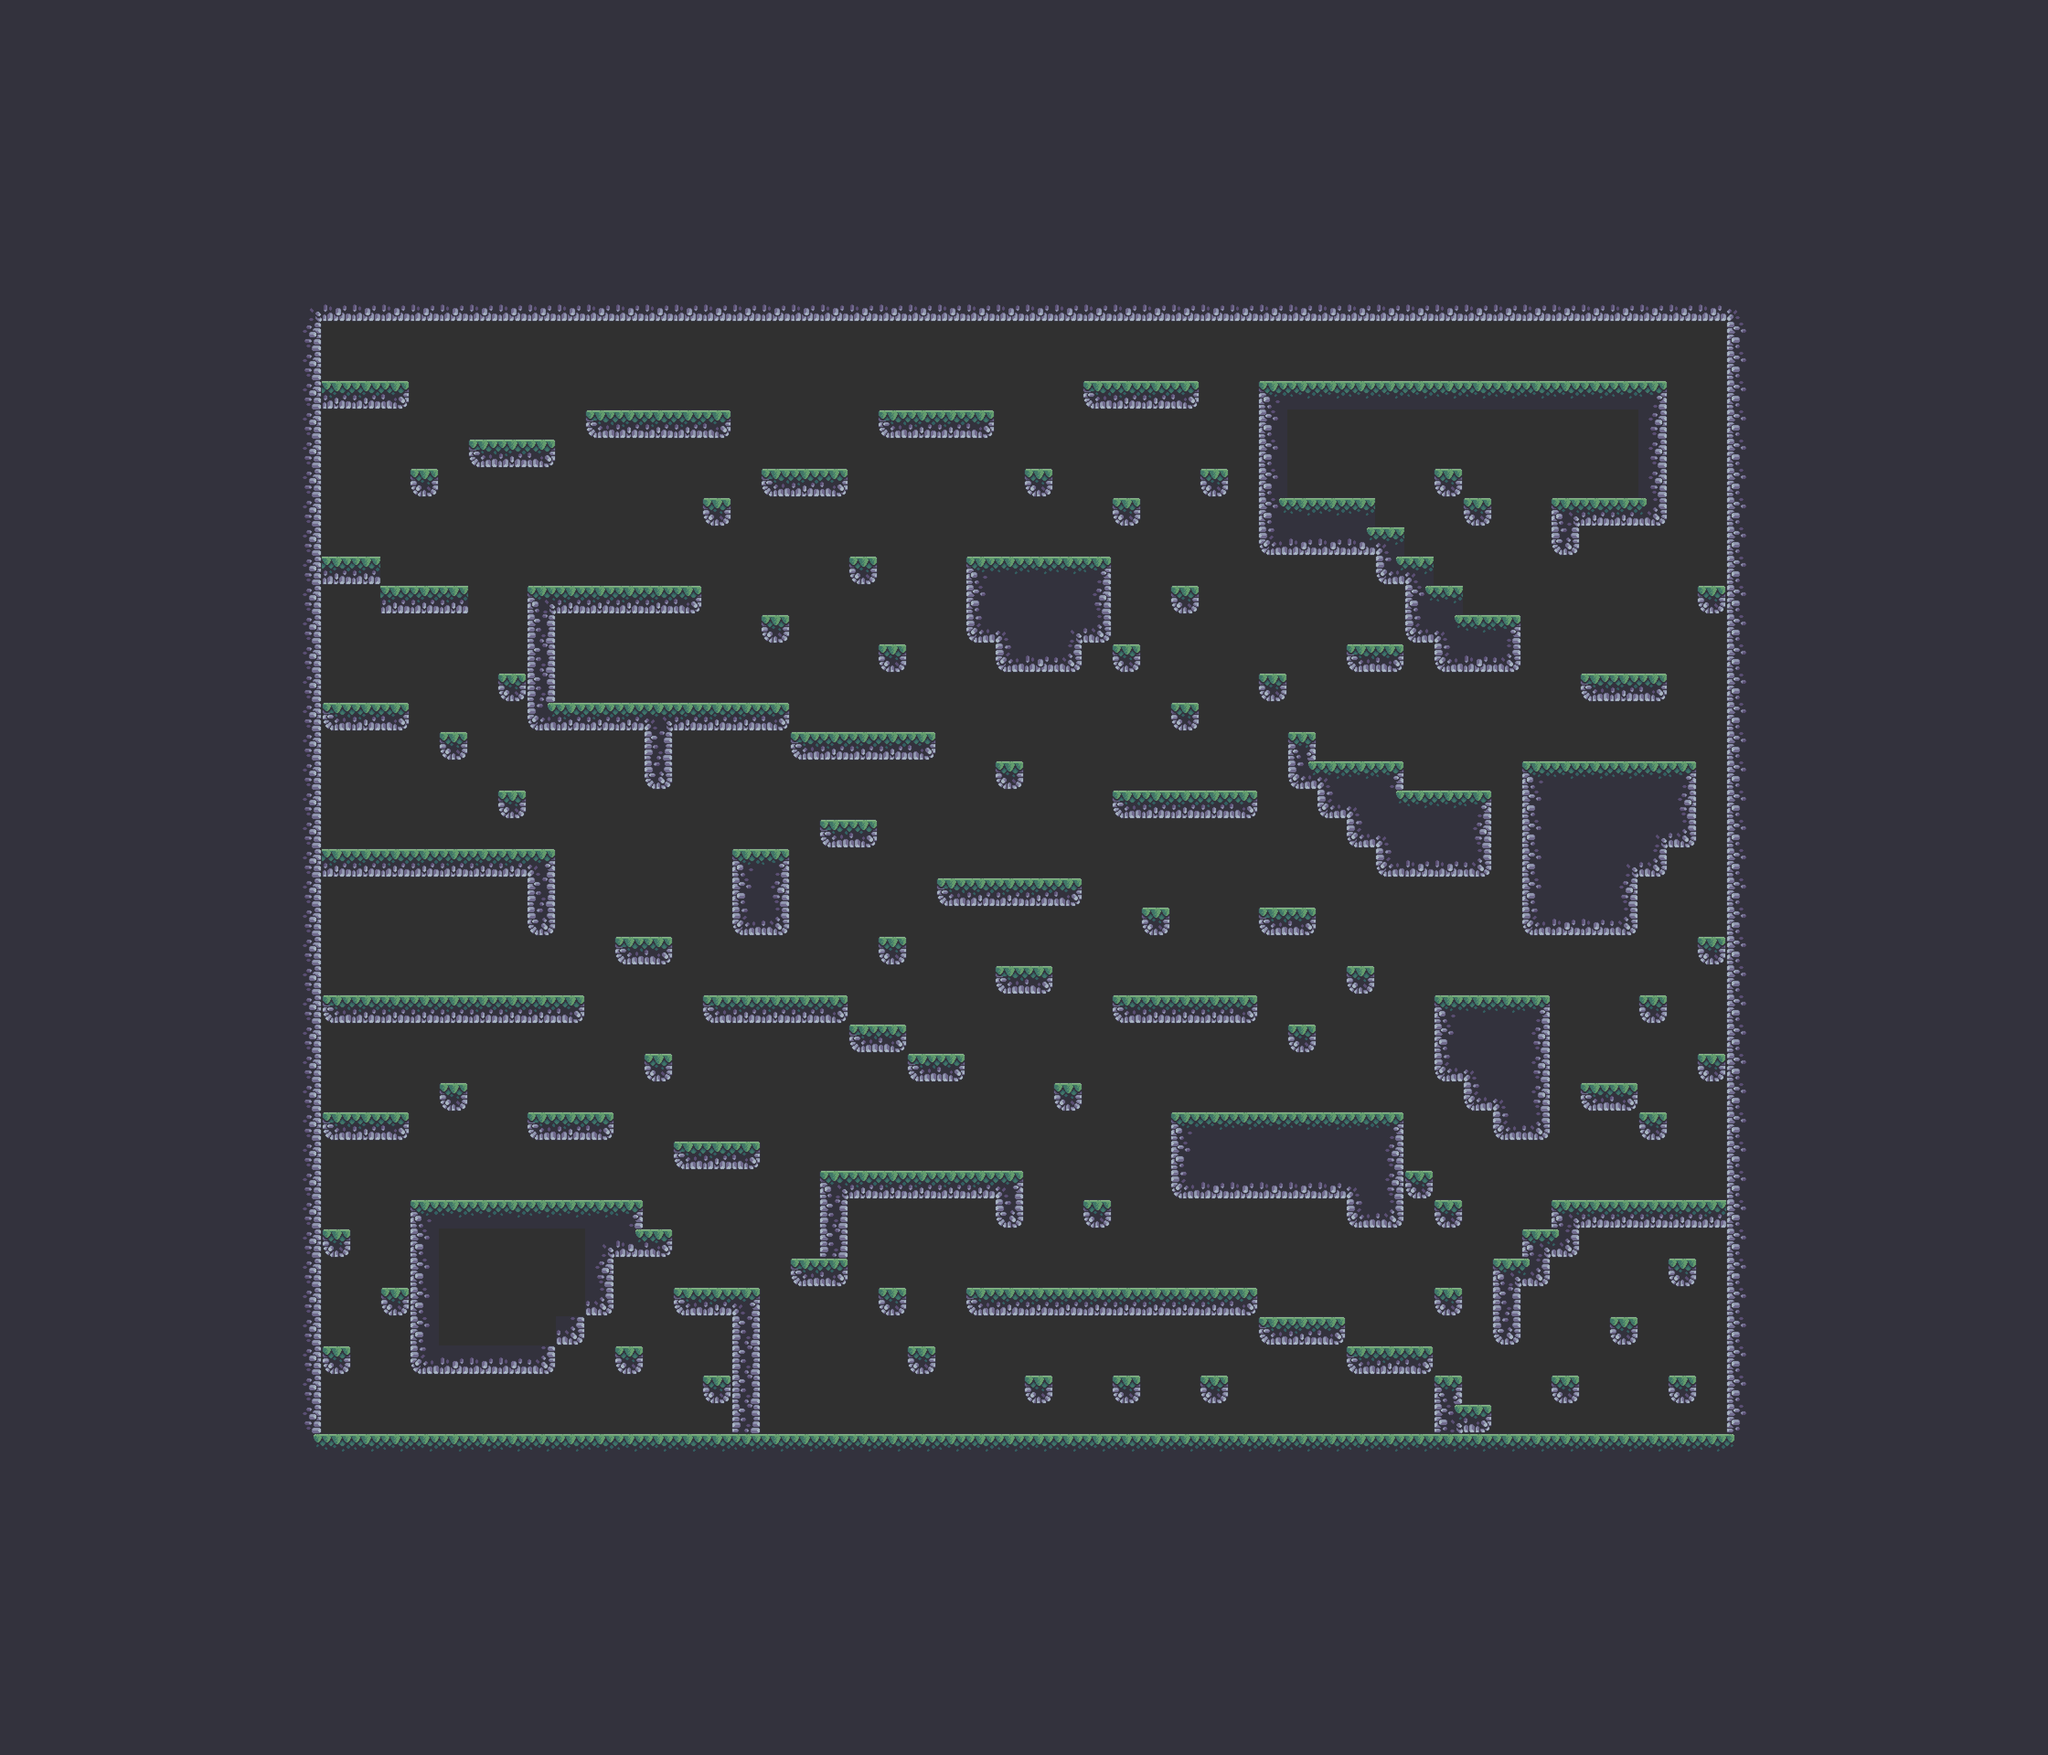

Rendered tile map (Tiled .tmx) drawn with the repository's tilesets; below, a short description and the map source with its tile grids summarised:
An orthogonal 70x60 tile map with 64x64 px tiles, 2 tile layers (Main, Decoration), 3 tilesets and 162 objects (126x Coin, 18x Worm, 13x Health_Potion, 3x Diamond, Player).

<map version="1.10" tiledversion="1.11.0" orientation="orthogonal" renderorder="right-down" width="70" height="60" tilewidth="64" tileheight="64" infinite="0" backgroundcolor="#303030" nextlayerid="4" nextobjectid="244">
 <tileset firstgid="1" source="../tilesets/tilemap.tsx" />
 <tileset firstgid="61" source="Terrain (64x64).tsx" />
 <tileset firstgid="146" source="pirate.tsx" />
 <layer id="1" name="Main" width="70" height="60">
  <data>[4200 cells, 2782 non-empty, 30 distinct tile ids]</data>
 </layer>
 <objectgroup id="2" name="Entities">
  <object id="1" name="Player" x="832" y="768">
   <point />
  </object>
  <object id="52" name="Coin" x="1280" y="832" width="64" height="64" />
  <object id="54" name="Coin" x="1408" y="832" width="64" height="64" />
  <object id="56" name="Coin" x="1536" y="832" width="64" height="64" />
  <object id="57" name="Coin" x="1920" y="832" width="64" height="64" />
  <object id="60" name="Coin" x="2112" y="832" width="64" height="64" />
  <object id="61" name="Coin" x="2368" y="768" width="64" height="64" />
  <object id="64" name="Coin" x="2560" y="768" width="64" height="64" />
  <object id="65" name="Coin" x="2752" y="768" width="64" height="64" />
  <object id="66" name="Coin" x="2880" y="768" width="64" height="64" />
  <object id="67" name="Coin" x="3008" y="704" width="64" height="64" />
  <object id="68" name="Coin" x="3136" y="704" width="64" height="64" />
  <object id="69" name="Coin" x="3200" y="704" width="64" height="64" />
  <object id="70" name="Coin" x="3328" y="704" width="64" height="64" />
  <object id="73" name="Coin" x="3456" y="768" width="64" height="64" />
  <object id="74" name="Coin" x="3584" y="768" width="64" height="64" />
  <object id="77" name="Coin" x="3712" y="1152" width="64" height="64" />
  <object id="78" name="Coin" x="3712" y="1216" width="64" height="64" />
  <object id="79" name="Coin" x="3392" y="1024" width="64" height="64" />
  <object id="80" name="Coin" x="3392" y="960" width="64" height="64" />
  <object id="81" name="Coin" x="3392" y="896" width="64" height="64" />
  <object id="82" name="Coin" x="3456" y="896" width="64" height="64" />
  <object id="83" name="Coin" x="3520" y="896" width="64" height="64" />
  <object id="84" name="Coin" x="3520" y="960" width="64" height="64" />
  <object id="85" name="Coin" x="3456" y="960" width="64" height="64" />
  <object id="86" name="Coin" x="3136" y="960" width="64" height="64" />
  <object id="87" name="Coin" x="3200" y="1024" width="64" height="64" />
  <object id="88" name="Coin" x="2816" y="896" width="64" height="64" />
  <object id="89" name="Coin" x="2880" y="896" width="64" height="64" />
  <object id="90" name="Coin" x="2944" y="896" width="64" height="64" />
  <object id="91" name="Coin" x="2944" y="960" width="64" height="64" />
  <object id="92" name="Coin" x="2880" y="960" width="64" height="64" />
  <object id="93" name="Coin" x="2816" y="960" width="64" height="64" />
  <object id="94" name="Coin" x="2944" y="1024" width="64" height="64" />
  <object id="95" name="Coin" x="3456" y="1024" width="64" height="64" />
  <object id="98" name="Coin" x="3520" y="1408" width="64" height="64" />
  <object id="99" name="Coin" x="1152" y="1216" width="64" height="64" />
  <object id="100" name="Coin" x="1280" y="1152" width="64" height="64" />
  <object id="101" name="Coin" x="1408" y="1216" width="64" height="64" />
  <object id="102" name="Coin" x="896" y="1216" width="64" height="64" />
  <object id="103" name="Coin" x="832" y="1216" width="64" height="64" />
  <object id="104" name="Coin" x="960" y="1216" width="64" height="64" />
  <object id="105" name="Coin" x="768" y="2048" width="64" height="64" />
  <object id="106" name="Coin" x="832" y="1984" width="64" height="64" />
  <object id="107" name="Coin" x="704" y="2112" width="64" height="64" />
  <object id="110" name="Coin" x="832" y="2112" width="64" height="64" />
  <object id="111" name="Coin" x="704" y="1984" width="64" height="64" />
  <object id="112" name="Coin" x="896" y="2048" width="64" height="64" />
  <object id="113" name="Coin" x="960" y="1984" width="64" height="64" />
  <object id="114" name="Coin" x="960" y="2112" width="64" height="64" />
  <object id="115" name="Coin" x="1024" y="2048" width="64" height="64" />
  <object id="116" name="Coin" x="1088" y="1984" width="64" height="64" />
  <object id="117" name="Coin" x="1088" y="2112" width="64" height="64" />
  <object id="118" name="Coin" x="768" y="2304" width="64" height="64" />
  <object id="119" name="Coin" x="2240" y="2944" width="64" height="64" />
  <object id="120" name="Coin" x="1984" y="2880" width="64" height="64" />
  <object id="121" name="Coin" x="1920" y="2688" width="64" height="64" />
  <object id="122" name="Coin" x="2240" y="2752" width="64" height="64" />
  <object id="123" name="Coin" x="2368" y="2752" width="64" height="64" />
  <object id="124" name="Coin" x="2496" y="2752" width="64" height="64" />
  <object id="125" name="Coin" x="3392" y="2944" width="64" height="64" />
  <object id="126" name="Coin" x="3648" y="2944" width="64" height="64" />
  <object id="127" name="Coin" x="3520" y="2752" width="64" height="64" />
  <object id="128" name="Coin" x="2944" y="3008" width="64" height="64" />
  <object id="129" name="Coin" x="2944" y="3072" width="64" height="64" />
  <object id="130" name="Coin" x="3008" y="3072" width="64" height="64" />
  <object id="131" name="Coin" x="3008" y="3008" width="64" height="64" />
  <object id="132" name="Coin" x="3072" y="3008" width="64" height="64" />
  <object id="133" name="Coin" x="2816" y="3008" width="64" height="64" />
  <object id="134" name="Coin" x="2752" y="3072" width="64" height="64" />
  <object id="135" name="Coin" x="2496" y="2944" width="64" height="64" />
  <object id="136" name="Coin" x="2560" y="2880" width="64" height="64" />
  <object id="137" name="Coin" x="2304" y="2944" width="64" height="64" />
  <object id="138" name="Coin" x="2368" y="2880" width="64" height="64" />
  <object id="139" name="Coin" x="1728" y="3008" width="64" height="64" />
  <object id="140" name="Coin" x="1728" y="3072" width="64" height="64" />
  <object id="141" name="Coin" x="1664" y="3072" width="64" height="64" />
  <object id="142" name="Coin" x="1664" y="3008" width="64" height="64" />
  <object id="143" name="Coin" x="1088" y="2560" width="64" height="64" />
  <object id="144" name="Coin" x="960" y="2560" width="64" height="64" />
  <object id="145" name="Coin" x="1216" y="2560" width="64" height="64" />
  <object id="146" name="Coin" x="704" y="2880" width="64" height="64" />
  <object id="147" name="Coin" x="704" y="2624" width="64" height="64" />
  <object id="150" name="Coin" x="1088" y="2688" width="64" height="64" />
  <object id="151" name="Coin" x="1152" y="2688" width="64" height="64" />
  <object id="152" name="Coin" x="1216" y="2688" width="64" height="64" />
  <object id="153" name="Coin" x="1216" y="2752" width="64" height="64" />
  <object id="154" name="Coin" x="1152" y="2752" width="64" height="64" />
  <object id="155" name="Coin" x="1088" y="2752" width="64" height="64" />
  <object id="156" name="Coin" x="1024" y="2752" width="64" height="64" />
  <object id="158" name="Coin" x="960" y="2816" width="64" height="64" />
  <object id="159" name="Coin" x="960" y="2880" width="64" height="64" />
  <object id="160" name="Coin" x="1024" y="2816" width="64" height="64" />
  <object id="161" name="Coin" x="1024" y="2880" width="64" height="64" />
  <object id="162" name="Coin" x="1088" y="2816" width="64" height="64" />
  <object id="163" name="Coin" x="1088" y="2880" width="64" height="64" />
  </objectgroup>
 <layer id="3" name="Decoration" width="70" height="60">
  <data>[4200 cells, 0 non-empty, 0 distinct tile ids]</data>
 </layer>
</map>
<!-- 66 of 162 objects omitted -->
